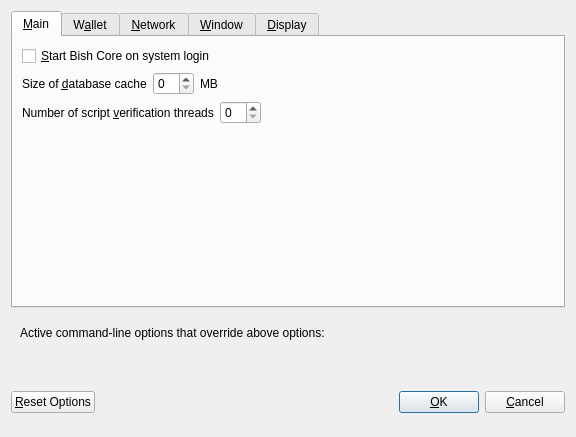
<?xml version="1.0" encoding="UTF-8"?>
<ui version="4.0">
 <class>OptionsDialog</class>
 <widget class="QDialog" name="OptionsDialog">
  <property name="geometry">
   <rect>
    <x>0</x>
    <y>0</y>
    <width>576</width>
    <height>402</height>
   </rect>
  </property>
  <property name="windowTitle">
   <string>Options</string>
  </property>
  <property name="modal">
   <bool>true</bool>
  </property>
  <layout class="QVBoxLayout" name="verticalLayout">
   <item>
    <widget class="QTabWidget" name="tabWidget">
     <property name="currentIndex">
      <number>0</number>
     </property>
     <widget class="QWidget" name="tabMain">
      <attribute name="title">
       <string>&amp;Main</string>
      </attribute>
      <layout class="QVBoxLayout" name="verticalLayout_Main">
       <item>
        <widget class="QCheckBox" name="bitcoinAtStartup">
         <property name="toolTip">
          <string>Automatically start Bish Core after logging in to the system.</string>
         </property>
         <property name="text">
          <string>&amp;Start Bish Core on system login</string>
         </property>
        </widget>
       </item>
       <item>
        <layout class="QHBoxLayout" name="horizontalLayout_2_Main">
         <item>
          <widget class="QLabel" name="databaseCacheLabel">
           <property name="text">
            <string>Size of &amp;database cache</string>
           </property>
           <property name="textFormat">
            <enum>Qt::PlainText</enum>
           </property>
           <property name="buddy">
            <cstring>databaseCache</cstring>
           </property>
          </widget>
         </item>
         <item>
          <widget class="QSpinBox" name="databaseCache"/>
         </item>
         <item>
          <widget class="QLabel" name="databaseCacheUnitLabel">
           <property name="text">
            <string>MB</string>
           </property>
           <property name="textFormat">
            <enum>Qt::PlainText</enum>
           </property>
          </widget>
         </item>
         <item>
          <spacer name="horizontalSpacer_2_Main">
           <property name="orientation">
            <enum>Qt::Horizontal</enum>
           </property>
           <property name="sizeHint" stdset="0">
            <size>
             <width>40</width>
             <height>20</height>
            </size>
           </property>
          </spacer>
         </item>
        </layout>
       </item>
       <item>
        <layout class="QHBoxLayout" name="horizontalLayout_3_Main">
         <item>
          <widget class="QLabel" name="threadsScriptVerifLabel">
           <property name="text">
            <string>Number of script &amp;verification threads</string>
           </property>
           <property name="textFormat">
            <enum>Qt::PlainText</enum>
           </property>
           <property name="buddy">
            <cstring>threadsScriptVerif</cstring>
           </property>
          </widget>
         </item>
         <item>
          <widget class="QSpinBox" name="threadsScriptVerif">
           <property name="toolTip">
            <string>(0 = auto, &lt;0 = leave that many cores free)</string>
           </property>
          </widget>
         </item>
         <item>
          <spacer name="horizontalSpacer_3_Main">
           <property name="orientation">
            <enum>Qt::Horizontal</enum>
           </property>
           <property name="sizeHint" stdset="0">
            <size>
             <width>40</width>
             <height>20</height>
            </size>
           </property>
          </spacer>
         </item>
        </layout>
       </item>
       <item>
        <spacer name="verticalSpacer_Main">
         <property name="orientation">
          <enum>Qt::Vertical</enum>
         </property>
         <property name="sizeHint" stdset="0">
          <size>
           <width>20</width>
           <height>40</height>
          </size>
         </property>
        </spacer>
       </item>
      </layout>
     </widget>
     <widget class="QWidget" name="tabWallet">
      <attribute name="title">
       <string>W&amp;allet</string>
      </attribute>
      <layout class="QVBoxLayout" name="verticalLayout_Wallet">
       <item>
        <widget class="QGroupBox" name="groupBox">
         <property name="title">
          <string>Expert</string>
         </property>
         <layout class="QVBoxLayout" name="verticalLayout_2">
          <item>
           <widget class="QCheckBox" name="coinControlFeatures">
            <property name="toolTip">
             <string>Whether to show coin control features or not.</string>
            </property>
            <property name="text">
             <string>Enable coin &amp;control features</string>
            </property>
           </widget>
          </item>
          <item>
           <widget class="QCheckBox" name="showMasternodesTab">
            <property name="toolTip">
             <string>Show additional tab listing all your masternodes in first sub-tab&lt;br/&gt;and all masternodes on the network in second sub-tab.</string>
            </property>
            <property name="text">
             <string>Show Masternodes Tab</string>
            </property>
           </widget>
          </item>
          <item>
           <widget class="QCheckBox" name="showAdvancedPSUI">
            <property name="toolTip">
             <string>Show additional information and buttons for PrivateSend on overview screen.</string>
            </property>
            <property name="text">
             <string>Enable advanced PrivateSend interface</string>
            </property>
           </widget>
          </item>
          <item>
           <widget class="QCheckBox" name="lowKeysWarning">
            <property name="toolTip">
             <string>Show warning dialog when PrivateSend detects that wallet has very low number of keys left.</string>
            </property>
            <property name="text">
             <string>Warn if PrivateSend is running out of keys</string>
            </property>
           </widget>
          </item>
          <item>
           <widget class="QCheckBox" name="privateSendMultiSession">
            <property name="toolTip">
             <string>Whether to use experimental PrivateSend mode with multiple mixing sessions per block.&lt;br/&gt;Note: You must use this feature carefully.&lt;br/&gt;Make sure you always have recent wallet (auto)backup in a safe place!</string>
            </property>
            <property name="text">
             <string>Enable PrivateSend &amp;multi-session</string>
            </property>
           </widget>
          </item>
          <item>
           <widget class="QCheckBox" name="spendZeroConfChange">
            <property name="toolTip">
             <string>If you disable the spending of unconfirmed change, the change from a transaction&lt;br/&gt;cannot be used until that transaction has at least one confirmation.&lt;br/&gt;This also affects how your balance is computed.</string>
            </property>
            <property name="text">
             <string>&amp;Spend unconfirmed change</string>
            </property>
           </widget>
          </item>
         </layout>
        </widget>
       </item>
       <item>
        <layout class="QHBoxLayout" name="horizontalLayout_4_Wallet">
         <item>
          <widget class="QLabel" name="label">
           <property name="toolTip">
            <string>This setting determines the amount of individual masternodes that an input will be anonymized through.&lt;br/&gt;More rounds of anonymization gives a higher degree of privacy, but also costs more in fees.</string>
           </property>
           <property name="text">
            <string>PrivateSend rounds to use</string>
           </property>
          </widget>
         </item>
         <item>
          <widget class="QSpinBox" name="privateSendRounds">
           <property name="minimum">
            <number>2</number>
           </property>
           <property name="maximum">
            <number>8</number>
           </property>
           <property name="value">
            <number>4</number>
           </property>
          </widget>
         </item>
        </layout>
       </item>
       <item>
        <layout class="QHBoxLayout" name="horizontalLayout">
         <item>
          <widget class="QLabel" name="label_2">
           <property name="toolTip">
            <string>This amount acts as a threshold to turn off PrivateSend once it's reached.</string>
           </property>
           <property name="statusTip">
            <string notr="true"/>
           </property>
           <property name="whatsThis">
            <string notr="true"/>
           </property>
           <property name="accessibleName">
            <string notr="true"/>
           </property>
           <property name="accessibleDescription">
            <string notr="true"/>
           </property>
           <property name="text">
            <string>Amount of Bish to keep anonymized</string>
           </property>
          </widget>
         </item>
         <item>
          <widget class="QSpinBox" name="privateSendAmount">
           <property name="minimum">
            <number>2</number>
           </property>
           <property name="maximum">
            <number>2000</number>
           </property>
           <property name="singleStep">
            <number>10</number>
           </property>
           <property name="value">
            <number>1000</number>
           </property>
          </widget>
         </item>
        </layout>
       </item>
       <item>
        <spacer name="verticalSpacer_Wallet">
         <property name="orientation">
          <enum>Qt::Vertical</enum>
         </property>
         <property name="sizeHint" stdset="0">
          <size>
           <width>20</width>
           <height>40</height>
          </size>
         </property>
        </spacer>
       </item>
      </layout>
     </widget>
     <widget class="QWidget" name="tabNetwork">
      <attribute name="title">
       <string>&amp;Network</string>
      </attribute>
      <layout class="QVBoxLayout" name="verticalLayout_Network">
       <item>
        <widget class="QCheckBox" name="mapPortUpnp">
         <property name="toolTip">
          <string>Automatically open the Bish Core client port on the router. This only works when your router supports UPnP and it is enabled.</string>
         </property>
         <property name="text">
          <string>Map port using &amp;UPnP</string>
         </property>
        </widget>
       </item>
       <item>
        <widget class="QCheckBox" name="allowIncoming">
         <property name="toolTip">
          <string>Accept connections from outside</string>
         </property>
         <property name="text">
          <string>Allow incoming connections</string>
         </property>
        </widget>
       </item>
       <item>
        <widget class="QCheckBox" name="connectSocks">
         <property name="toolTip">
          <string>Connect to the Bish network through a SOCKS5 proxy.</string>
         </property>
         <property name="text">
          <string>&amp;Connect through SOCKS5 proxy (default proxy):</string>
         </property>
        </widget>
       </item>
       <item>
        <layout class="QHBoxLayout" name="horizontalLayout_1_Network">
         <item>
          <widget class="QLabel" name="proxyIpLabel">
           <property name="text">
            <string>Proxy &amp;IP:</string>
           </property>
           <property name="textFormat">
            <enum>Qt::PlainText</enum>
           </property>
           <property name="buddy">
            <cstring>proxyIp</cstring>
           </property>
          </widget>
         </item>
         <item>
          <widget class="QValidatedLineEdit" name="proxyIp">
           <property name="minimumSize">
            <size>
             <width>140</width>
             <height>0</height>
            </size>
           </property>
           <property name="maximumSize">
            <size>
             <width>140</width>
             <height>16777215</height>
            </size>
           </property>
           <property name="toolTip">
            <string>IP address of the proxy (e.g. IPv4: 127.0.0.1 / IPv6: ::1)</string>
           </property>
          </widget>
         </item>
         <item>
          <widget class="QLabel" name="proxyPortLabel">
           <property name="text">
            <string>&amp;Port:</string>
           </property>
           <property name="textFormat">
            <enum>Qt::PlainText</enum>
           </property>
           <property name="buddy">
            <cstring>proxyPort</cstring>
           </property>
          </widget>
         </item>
         <item>
          <widget class="QLineEdit" name="proxyPort">
           <property name="minimumSize">
            <size>
             <width>55</width>
             <height>0</height>
            </size>
           </property>
           <property name="maximumSize">
            <size>
             <width>55</width>
             <height>16777215</height>
            </size>
           </property>
           <property name="toolTip">
            <string>Port of the proxy (e.g. 9050)</string>
           </property>
          </widget>
         </item>
         <item>
          <spacer name="horizontalSpacer_1_Network">
           <property name="orientation">
            <enum>Qt::Horizontal</enum>
           </property>
           <property name="sizeHint" stdset="0">
            <size>
             <width>40</width>
             <height>20</height>
            </size>
           </property>
          </spacer>
         </item>
        </layout>
       </item>
       <item>
        <layout class="QHBoxLayout" name="horizontalLayout_2_Network">
         <item>
          <widget class="QLabel" name="proxyActiveNets">
           <property name="text">
            <string>Used for reaching peers via:</string>
           </property>
           <property name="textFormat">
            <enum>Qt::PlainText</enum>
           </property>
          </widget>
         </item>
         <item>
          <widget class="QCheckBox" name="proxyReachIPv4">
           <property name="enabled">
            <bool>false</bool>
           </property>
           <property name="toolTip">
            <string>Shows, if the supplied default SOCKS5 proxy is used to reach peers via this network type.</string>
           </property>
           <property name="text">
            <string/>
           </property>
          </widget>
         </item>
         <item>
          <widget class="QLabel" name="proxyReachIPv4Label">
           <property name="text">
            <string>IPv4</string>
           </property>
           <property name="textFormat">
            <enum>Qt::PlainText</enum>
           </property>
          </widget>
         </item>
         <item>
          <widget class="QCheckBox" name="proxyReachIPv6">
           <property name="enabled">
            <bool>false</bool>
           </property>
           <property name="toolTip">
            <string>Shows, if the supplied default SOCKS5 proxy is used to reach peers via this network type.</string>
           </property>
           <property name="text">
            <string/>
           </property>
          </widget>
         </item>
         <item>
          <widget class="QLabel" name="proxyReachIPv6Label">
           <property name="text">
            <string>IPv6</string>
           </property>
           <property name="textFormat">
            <enum>Qt::PlainText</enum>
           </property>
          </widget>
         </item>
         <item>
          <widget class="QCheckBox" name="proxyReachTor">
           <property name="enabled">
            <bool>false</bool>
           </property>
           <property name="toolTip">
            <string>Shows, if the supplied default SOCKS5 proxy is used to reach peers via this network type.</string>
           </property>
           <property name="text">
            <string/>
           </property>
          </widget>
         </item>
         <item>
          <widget class="QLabel" name="proxyReachTorLabel">
           <property name="text">
            <string>Tor</string>
           </property>
           <property name="textFormat">
            <enum>Qt::PlainText</enum>
           </property>
          </widget>
         </item>
         <item>
          <spacer name="horizontalSpacer_2_Network">
           <property name="orientation">
            <enum>Qt::Horizontal</enum>
           </property>
           <property name="sizeHint" stdset="0">
            <size>
             <width>40</width>
             <height>20</height>
            </size>
           </property>
          </spacer>
         </item>
        </layout>
       </item>
       <item>
        <widget class="QCheckBox" name="connectSocksTor">
         <property name="toolTip">
          <string>Connect to the Bish network through a separate SOCKS5 proxy for Tor hidden services.</string>
         </property>
         <property name="text">
          <string>Use separate SOCKS5 proxy to reach peers via Tor hidden services:</string>
         </property>
        </widget>
       </item>
       <item>
        <layout class="QHBoxLayout" name="horizontalLayout_3_Network">
         <item>
          <widget class="QLabel" name="proxyIpTorLabel">
           <property name="text">
            <string>Proxy &amp;IP:</string>
           </property>
           <property name="textFormat">
            <enum>Qt::PlainText</enum>
           </property>
           <property name="buddy">
            <cstring>proxyIpTor</cstring>
           </property>
          </widget>
         </item>
         <item>
          <widget class="QValidatedLineEdit" name="proxyIpTor">
           <property name="minimumSize">
            <size>
             <width>140</width>
             <height>0</height>
            </size>
           </property>
           <property name="maximumSize">
            <size>
             <width>140</width>
             <height>16777215</height>
            </size>
           </property>
           <property name="toolTip">
            <string>IP address of the proxy (e.g. IPv4: 127.0.0.1 / IPv6: ::1)</string>
           </property>
          </widget>
         </item>
         <item>
          <widget class="QLabel" name="proxyPortTorLabel">
           <property name="text">
            <string>&amp;Port:</string>
           </property>
           <property name="textFormat">
            <enum>Qt::PlainText</enum>
           </property>
           <property name="buddy">
            <cstring>proxyPortTor</cstring>
           </property>
          </widget>
         </item>
         <item>
          <widget class="QLineEdit" name="proxyPortTor">
           <property name="minimumSize">
            <size>
             <width>55</width>
             <height>0</height>
            </size>
           </property>
           <property name="maximumSize">
            <size>
             <width>55</width>
             <height>16777215</height>
            </size>
           </property>
           <property name="toolTip">
            <string>Port of the proxy (e.g. 9050)</string>
           </property>
          </widget>
         </item>
         <item>
          <spacer name="horizontalSpacer_4_Network">
           <property name="orientation">
            <enum>Qt::Horizontal</enum>
           </property>
           <property name="sizeHint" stdset="0">
            <size>
             <width>40</width>
             <height>20</height>
            </size>
           </property>
          </spacer>
         </item>
        </layout>
       </item>
       <item>
        <spacer name="verticalSpacer_Network">
         <property name="orientation">
          <enum>Qt::Vertical</enum>
         </property>
         <property name="sizeHint" stdset="0">
          <size>
           <width>20</width>
           <height>40</height>
          </size>
         </property>
        </spacer>
       </item>
      </layout>
     </widget>
     <widget class="QWidget" name="tabWindow">
      <attribute name="title">
       <string>&amp;Window</string>
      </attribute>
      <layout class="QVBoxLayout" name="verticalLayout_Window">
       <item>
        <widget class="QCheckBox" name="minimizeToTray">
         <property name="toolTip">
          <string>Show only a tray icon after minimizing the window.</string>
         </property>
         <property name="text">
          <string>&amp;Minimize to the tray instead of the taskbar</string>
         </property>
        </widget>
       </item>
       <item>
        <widget class="QCheckBox" name="minimizeOnClose">
         <property name="toolTip">
          <string>Minimize instead of exit the application when the window is closed. When this option is enabled, the application will be closed only after selecting Exit in the menu.</string>
         </property>
         <property name="text">
          <string>M&amp;inimize on close</string>
         </property>
        </widget>
       </item>
       <item>
        <spacer name="verticalSpacer_Window">
         <property name="orientation">
          <enum>Qt::Vertical</enum>
         </property>
         <property name="sizeHint" stdset="0">
          <size>
           <width>20</width>
           <height>40</height>
          </size>
         </property>
        </spacer>
       </item>
      </layout>
     </widget>
     <widget class="QWidget" name="tabDisplay">
      <attribute name="title">
       <string>&amp;Display</string>
      </attribute>
      <layout class="QVBoxLayout" name="verticalLayout_Display">
       <item>
        <layout class="QHBoxLayout" name="horizontalLayout_1_Display">
         <item>
          <widget class="QLabel" name="langLabel">
           <property name="text">
            <string>User Interface &amp;language:</string>
           </property>
           <property name="textFormat">
            <enum>Qt::PlainText</enum>
           </property>
           <property name="buddy">
            <cstring>lang</cstring>
           </property>
          </widget>
         </item>
         <item>
          <widget class="QValueComboBox" name="lang">
           <property name="toolTip">
            <string>The user interface language can be set here. This setting will take effect after restarting Bish Core.</string>
           </property>
          </widget>
         </item>
        </layout>
       </item>
       <item>
        <widget class="QLabel" name="label_3">
         <property name="toolTip">
          <string notr="true"/>
         </property>
         <property name="statusTip">
          <string notr="true"/>
         </property>
         <property name="whatsThis">
          <string notr="true"/>
         </property>
         <property name="accessibleName">
          <string notr="true"/>
         </property>
         <property name="text">
          <string>Language missing or translation incomplete? Help contributing translations here:
https://www.transifex.com/projects/p/bish/</string>
         </property>
         <property name="wordWrap">
          <bool>true</bool>
         </property>
         <property name="openExternalLinks">
          <bool>true</bool>
         </property>
         <property name="textInteractionFlags">
          <set>Qt::TextBrowserInteraction</set>
         </property>
        </widget>
       </item>
       <item>
        <layout class="QHBoxLayout" name="horizontalLayout_4_Display" stretch="0,0">
         <item>
          <widget class="QLabel" name="themeLabel">
           <property name="text">
            <string>User Interface Theme:</string>
           </property>
          </widget>
         </item>
         <item>
          <widget class="QValueComboBox" name="theme"/>
         </item>
        </layout>
       </item>
       <item>
        <widget class="Line" name="line">
         <property name="orientation">
          <enum>Qt::Horizontal</enum>
         </property>
        </widget>
       </item>
       <item>
        <layout class="QHBoxLayout" name="horizontalLayout_2_Display">
         <item>
          <widget class="QLabel" name="unitLabel">
           <property name="text">
            <string>&amp;Unit to show amounts in:</string>
           </property>
           <property name="textFormat">
            <enum>Qt::PlainText</enum>
           </property>
           <property name="buddy">
            <cstring>unit</cstring>
           </property>
          </widget>
         </item>
         <item>
          <widget class="QValueComboBox" name="unit">
           <property name="toolTip">
            <string>Choose the default subdivision unit to show in the interface and when sending coins.</string>
           </property>
          </widget>
         </item>
        </layout>
       </item>
       <item>
        <layout class="QHBoxLayout" name="horizontalLayout_5_Display">
         <item>
          <widget class="QLabel" name="digitsLabel">
           <property name="text">
            <string>Decimal digits</string>
           </property>
          </widget>
         </item>
         <item>
          <widget class="QValueComboBox" name="digits"/>
         </item>
        </layout>
       </item>
       <item>
        <layout class="QHBoxLayout" name="horizontalLayout_3_Display">
         <item>
          <widget class="QLabel" name="thirdPartyTxUrlsLabel">
           <property name="toolTip">
            <string>Third party URLs (e.g. a block explorer) that appear in the transactions tab as context menu items.&lt;br/&gt;%s in the URL is replaced by transaction hash. Multiple URLs are separated by vertical bar |.</string>
           </property>
           <property name="text">
            <string>Third party transaction URLs</string>
           </property>
           <property name="buddy">
            <cstring>thirdPartyTxUrls</cstring>
           </property>
          </widget>
         </item>
         <item>
          <widget class="QLineEdit" name="thirdPartyTxUrls">
           <property name="toolTip">
            <string>Third party URLs (e.g. a block explorer) that appear in the transactions tab as context menu items.&lt;br/&gt;%s in the URL is replaced by transaction hash. Multiple URLs are separated by vertical bar |.</string>
           </property>
          </widget>
         </item>
        </layout>
       </item>
       <item>
        <spacer name="verticalSpacer">
         <property name="orientation">
          <enum>Qt::Vertical</enum>
         </property>
         <property name="sizeHint" stdset="0">
          <size>
           <width>20</width>
           <height>40</height>
          </size>
         </property>
        </spacer>
       </item>
      </layout>
     </widget>
    </widget>
   </item>
   <item>
    <widget class="QFrame" name="frame">
     <layout class="QVBoxLayout" name="verticalLayout_Bottom">
      <item>
       <layout class="QHBoxLayout" name="horizontalLayout_Bottom">
        <item>
         <widget class="QLabel" name="overriddenByCommandLineInfoLabel">
          <property name="text">
           <string>Active command-line options that override above options:</string>
          </property>
          <property name="textFormat">
           <enum>Qt::PlainText</enum>
          </property>
         </widget>
        </item>
        <item>
         <spacer name="horizontalSpacer_Bottom">
          <property name="orientation">
           <enum>Qt::Horizontal</enum>
          </property>
          <property name="sizeHint" stdset="0">
           <size>
            <width>40</width>
            <height>20</height>
           </size>
          </property>
         </spacer>
        </item>
       </layout>
      </item>
      <item>
       <widget class="QLabel" name="overriddenByCommandLineLabel">
        <property name="text">
         <string/>
        </property>
        <property name="textFormat">
         <enum>Qt::PlainText</enum>
        </property>
        <property name="wordWrap">
         <bool>true</bool>
        </property>
       </widget>
      </item>
     </layout>
    </widget>
   </item>
   <item>
    <layout class="QHBoxLayout" name="horizontalLayout_Buttons">
     <item>
      <widget class="QPushButton" name="resetButton">
       <property name="toolTip">
        <string>Reset all client options to default.</string>
       </property>
       <property name="text">
        <string>&amp;Reset Options</string>
       </property>
       <property name="autoDefault">
        <bool>false</bool>
       </property>
      </widget>
     </item>
     <item>
      <spacer name="horizontalSpacer_1">
       <property name="orientation">
        <enum>Qt::Horizontal</enum>
       </property>
       <property name="sizeHint" stdset="0">
        <size>
         <width>40</width>
         <height>48</height>
        </size>
       </property>
      </spacer>
     </item>
     <item>
      <widget class="QLabel" name="statusLabel">
       <property name="minimumSize">
        <size>
         <width>200</width>
         <height>0</height>
        </size>
       </property>
       <property name="font">
        <font>
         <weight>75</weight>
         <bold>true</bold>
        </font>
       </property>
       <property name="text">
        <string/>
       </property>
       <property name="textFormat">
        <enum>Qt::PlainText</enum>
       </property>
       <property name="wordWrap">
        <bool>true</bool>
       </property>
      </widget>
     </item>
     <item>
      <spacer name="horizontalSpacer_2">
       <property name="orientation">
        <enum>Qt::Horizontal</enum>
       </property>
       <property name="sizeHint" stdset="0">
        <size>
         <width>40</width>
         <height>48</height>
        </size>
       </property>
      </spacer>
     </item>
     <item>
      <widget class="QPushButton" name="okButton">
       <property name="text">
        <string>&amp;OK</string>
       </property>
       <property name="autoDefault">
        <bool>false</bool>
       </property>
       <property name="default">
        <bool>true</bool>
       </property>
      </widget>
     </item>
     <item>
      <widget class="QPushButton" name="cancelButton">
       <property name="text">
        <string>&amp;Cancel</string>
       </property>
       <property name="autoDefault">
        <bool>false</bool>
       </property>
      </widget>
     </item>
    </layout>
   </item>
  </layout>
 </widget>
 <customwidgets>
  <customwidget>
   <class>QValidatedLineEdit</class>
   <extends>QLineEdit</extends>
   <header>qvalidatedlineedit.h</header>
  </customwidget>
  <customwidget>
   <class>QValueComboBox</class>
   <extends>QComboBox</extends>
   <header>qvaluecombobox.h</header>
  </customwidget>
 </customwidgets>
 <resources/>
 <connections/>
</ui>
